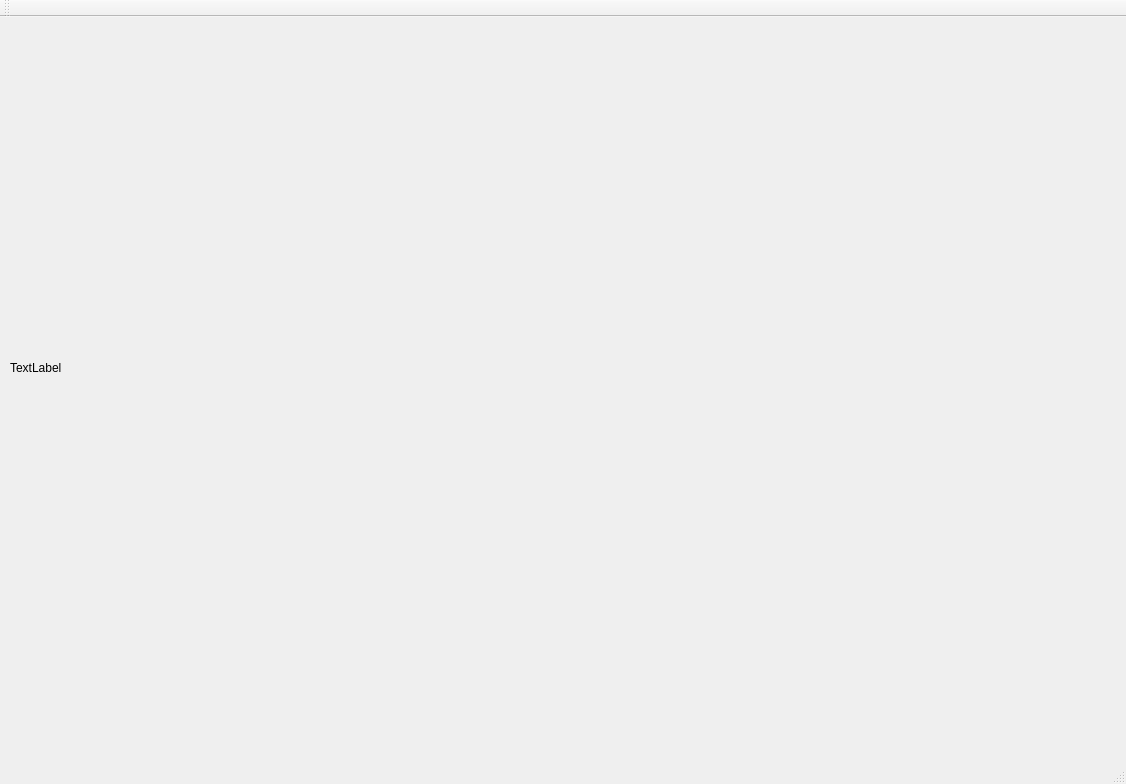
<?xml version="1.0" encoding="UTF-8"?>
<ui version="4.0">
 <class>MainWindow</class>
 <widget class="QMainWindow" name="MainWindow">
  <property name="geometry">
   <rect>
    <x>0</x>
    <y>0</y>
    <width>1126</width>
    <height>784</height>
   </rect>
  </property>
  <property name="windowTitle">
   <string>MainWindow</string>
  </property>
  <widget class="QWidget" name="centralWidget">
   <widget class="QLabel" name="label">
    <property name="geometry">
     <rect>
      <x>10</x>
      <y>10</y>
      <width>431</width>
      <height>681</height>
     </rect>
    </property>
    <property name="text">
     <string>TextLabel</string>
    </property>
   </widget>
  </widget>
  <widget class="QMenuBar" name="menuBar">
   <property name="geometry">
    <rect>
     <x>0</x>
     <y>0</y>
     <width>1126</width>
     <height>25</height>
    </rect>
   </property>
  </widget>
  <widget class="QToolBar" name="mainToolBar">
   <attribute name="toolBarArea">
    <enum>TopToolBarArea</enum>
   </attribute>
   <attribute name="toolBarBreak">
    <bool>false</bool>
   </attribute>
  </widget>
  <widget class="QStatusBar" name="statusBar"/>
 </widget>
 <layoutdefault spacing="6" margin="11"/>
 <resources/>
 <connections/>
</ui>
